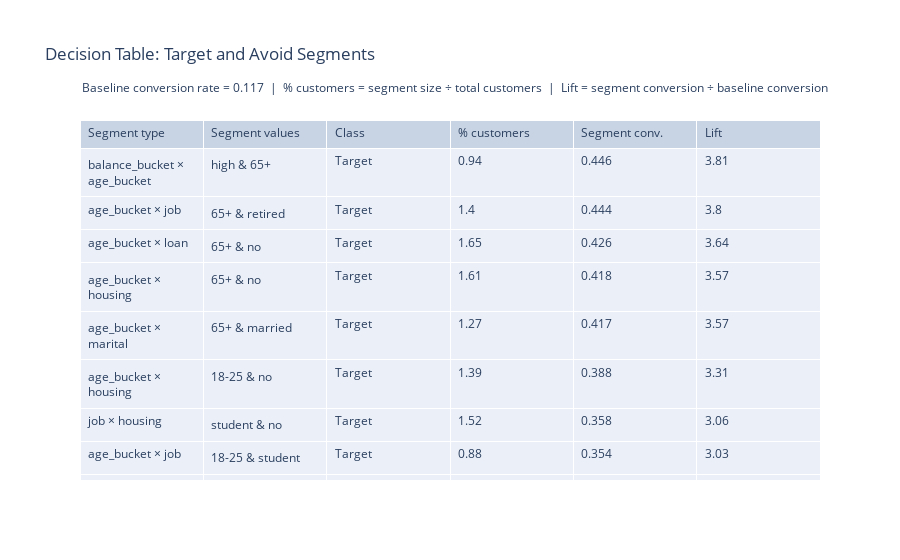

The cell this chart's notebook holds for it:
### Code cell
import plotly.graph_objects as go

baseline = df["y"].mean()

fig = go.Figure(
    data=[
        go.Table(
            header=dict(
                values=[
                    "Segment type",
                    "Segment values",
                    "Class",
                    "% customers",
                    "Segment conv.",
                    "Lift"
                ],
                align="left"
            ),
            cells=dict(
                values=[
                    decision_table["segment_type"],
                    decision_table["segment"],
                    decision_table["class"],
                    decision_table["pct_customers"].round(2),
                    decision_table["conv"].round(3),
                    decision_table["lift"].round(2)
                ],
                align="left"
            )
        )
    ]
)

# fig.update_layout(
#     title="Decision Table: Target and Avoid Segments",
#     height=500
# )

fig.update_layout(
    title="Decision Table: Target and Avoid Segments",
    margin=dict(t=120)
)

# Baseline annotation (appears once above table)
fig.add_annotation(
    text=(
        f"Baseline conversion rate = {baseline:.3f}  |  "
        "% customers = segment size ÷ total customers  |  "
        "Lift = segment conversion ÷ baseline conversion"
    ),
    x=0,
    y=1.12,
    xref="paper",
    yref="paper",
    showarrow=False,
    align="left"
)

fig.show()

### Figure 1 — Plotly figure (JSON) as saved in the notebook; plotly's stock layout.template omitted (floating-point values rounded to 4 significant figures)
{"data": [{"cells": {"align": "left", "values": [["balance_bucket × age_bucket", "age_bucket × job", "age_bucket × loan", "age_bucket × housing", "age_bucket × marital", "age_bucket × housing", "job × housing", "age_bucket × job", "balance_bucket × job", "education × job", "balance_bucket × marital", "balance_bucket × job", "balance_bucket × age_bucket", "job × loan", "education × loan", "balance_bucket × job", "balance_bucket × age_bucket", "balance_bucket × housing", "balance_bucket × loan", "balance_bucket × job"], ["high & 65+", "65+ & retired", "65+ & no", "65+ & no", "65+ & married", "18-25 & no", "student & no", "18-25 & student", "high & student", "secondary & student", "negative & married", "negative & management", "negative & 35-45", "entrepreneur & yes", "primary & yes", "negative & technician", "negative & 45-55", "negative & no", "negative & no", "negative & blue-collar"], ["Target", "Target", "Target", "Target", "Target", "Target", "Target", "Target", "Target", "Target", "Avoid", "Avoid", "Avoid", "Avoid", "Avoid", "Avoid", "Avoid", "Avoid", "Avoid", "Avoid"], [0.94, 1.4, 1.65, 1.61, 1.27, 1.39, 1.52, 0.88, 0.68, 1.12, 4.87, 1.25, 2.81, 0.79, 2.26, 1.45, 1.72, 2.27, 5.65, 2.46], [0.446, 0.444, 0.426, 0.418, 0.417, 0.388, 0.358, 0.354, 0.314, 0.297, 0.04, 0.041, 0.046, 0.048, 0.049, 0.05, 0.051, 0.053, 0.053, 0.053], [3.81, 3.8, 3.64, 3.57, 3.57, 3.31, 3.06, 3.03, 2.68, 2.54, 0.34, 0.35, 0.39, 0.41, 0.42, 0.43, 0.44, 0.45, 0.45, 0.45]]}, "header": {"align": "left", "values": ["Segment type", "Segment values", "Class", "% customers", "Segment conv.", "Lift"]}, "type": "table"}], "layout": {"annotations": [{"align": "left", "showarrow": false, "text": "Baseline conversion rate = 0.117  |  % customers = segment size ÷ total customers  |  Lift = segment conversion ÷ baseline conversion", "x": 0, "xref": "paper", "y": 1.12, "yref": "paper"}], "margin": {"t": 120}, "title": {"text": "Decision Table: Target and Avoid Segments"}}}
